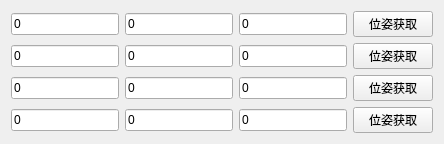
                   <widget class="QWidget" name="tab_7">
                    <attribute name="title">
                     <string>位置1</string>
                    </attribute>
                    <layout class="QGridLayout" name="gridLayout_13">
                     <item row="0" column="0">
                      <layout class="QHBoxLayout" name="horizontalLayout_13">
                       <item>
                        <widget class="QLineEdit" name="p1_x1">
                         <property name="text">
                          <string>0</string>
                         </property>
                        </widget>
                       </item>
                       <item>
                        <widget class="QLineEdit" name="p1_y1">
                         <property name="text">
                          <string>0</string>
                         </property>
                        </widget>
                       </item>
                       <item>
                        <widget class="QLineEdit" name="p1_z1">
                         <property name="text">
                          <string>0</string>
                         </property>
                        </widget>
                       </item>
                       <item>
                        <widget class="QPushButton" name="pushButton_35">
                         <property name="text">
                          <string>位姿获取</string>
                         </property>
                        </widget>
                       </item>
                      </layout>
                     </item>
                     <item row="1" column="0">
                      <layout class="QHBoxLayout" name="horizontalLayout_12">
                       <item>
                        <widget class="QLineEdit" name="p2_x1">
                         <property name="text">
                          <string>0</string>
                         </property>
                        </widget>
                       </item>
                       <item>
                        <widget class="QLineEdit" name="p2_y1">
                         <property name="text">
                          <string>0</string>
                         </property>
                        </widget>
                       </item>
                       <item>
                        <widget class="QLineEdit" name="p2_z1">
                         <property name="text">
                          <string>0</string>
                         </property>
                        </widget>
                       </item>
                       <item>
                        <widget class="QPushButton" name="pushButton_34">
                         <property name="text">
                          <string>位姿获取</string>
                         </property>
                        </widget>
                       </item>
                      </layout>
                     </item>
                     <item row="2" column="0">
                      <layout class="QHBoxLayout" name="horizontalLayout_14">
                       <item>
                        <widget class="QLineEdit" name="p3_x1">
                         <property name="text">
                          <string>0</string>
                         </property>
                        </widget>
                       </item>
                       <item>
                        <widget class="QLineEdit" name="p3_y1">
                         <property name="text">
                          <string>0</string>
                         </property>
                        </widget>
                       </item>
                       <item>
                        <widget class="QLineEdit" name="p3_z1">
                         <property name="text">
                          <string>0</string>
                         </property>
                        </widget>
                       </item>
                       <item>
                        <widget class="QPushButton" name="pushButton_36">
                         <property name="text">
                          <string>位姿获取</string>
                         </property>
                        </widget>
                       </item>
                      </layout>
                     </item>
                     <item row="3" column="0">
                      <layout class="QHBoxLayout" name="horizontalLayout_15">
                       <item>
                        <widget class="QLineEdit" name="p4_x1">
                         <property name="text">
                          <string>0</string>
                         </property>
                        </widget>
                       </item>
                       <item>
                        <widget class="QLineEdit" name="p4_y1">
                         <property name="text">
                          <string>0</string>
                         </property>
                        </widget>
                       </item>
                       <item>
                        <widget class="QLineEdit" name="p4_z1">
                         <property name="text">
                          <string>0</string>
                         </property>
                        </widget>
                       </item>
                       <item>
                        <widget class="QPushButton" name="pushButton_37">
                         <property name="text">
                          <string>位姿获取</string>
                         </property>
                        </widget>
                       </item>
                      </layout>
                     </item>
                    </layout>
                   </widget>
